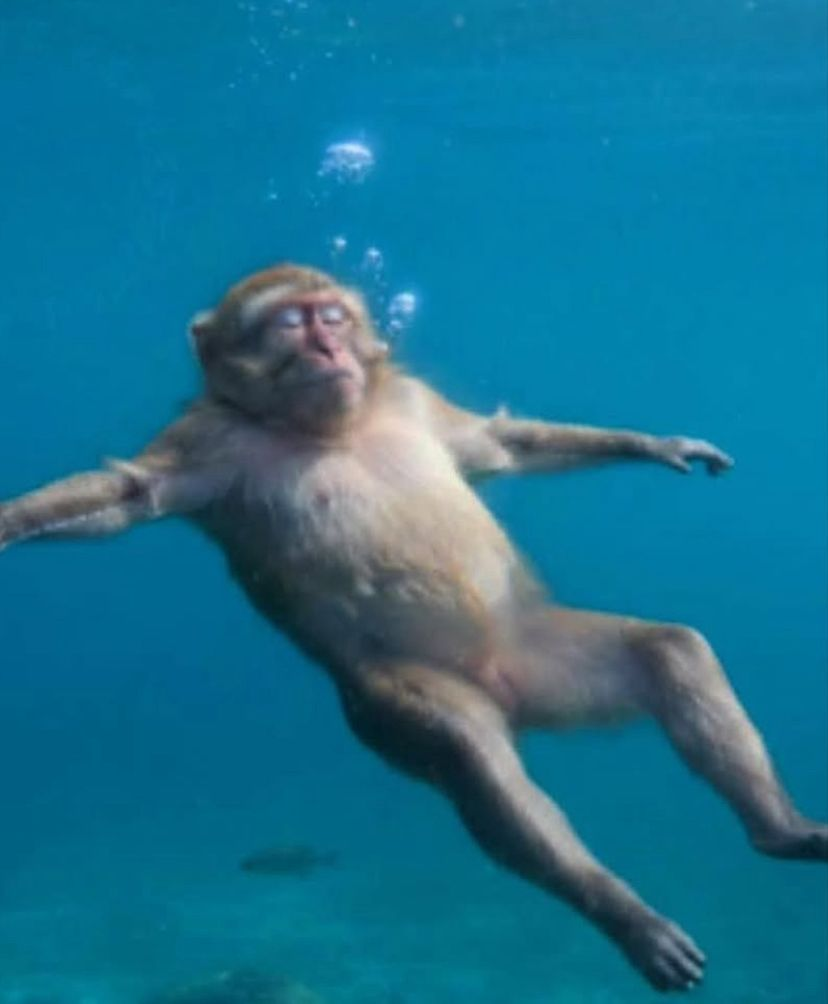
#> input picture homeworks/HW1/test_image.jpeg, 828 x 1004 px
$ jupyter execute --allow-errors medicalhw1.ipynb
#> lines starting #> are read from the running program, lines starting #| are printed output that depends on the picture
[cell 1]
import numpy as np
import matplotlib.pyplot as plt
from scipy.io import loadmat
from skimage.metrics import peak_signal_noise_ratio as psnr
from skimage.metrics import structural_similarity as ssim

# --- PREPARATION 1: Centered FFT functions ---
def fft2c(im):
    """Centered 2D FFT"""
    return np.fft.fftshift(np.fft.fft2(np.fft.ifftshift(im)))

def ifft2c(d):
    """Centered 2D inverse FFT"""
    return np.fft.fftshift(np.fft.ifft2(np.fft.ifftshift(d)))

def fftc(im):
    """Centered 1D FFT"""
    return np.fft.fftshift(np.fft.fft(np.fft.ifftshift(im)))

def ifftc(d):
    """Centered 1D inverse FFT"""
    return np.fft.fftshift(np.fft.ifft(np.fft.ifftshift(d)))

# --- PREPARATION 2 & 3: Display helper functions ---
def imshow_gray(im, title="", vrange=None):
    """Display a grayscale image"""
    plt.figure()
    if vrange is not None:
        plt.imshow(im, cmap='gray', vmin=vrange[0], vmax=vrange[1])
    else:
        plt.imshow(im, cmap='gray')
    plt.title(title)
    plt.colorbar()
    plt.axis('off')
    plt.show()

def imshow_kspace(d, title=""):
    """Display k-space magnitude spectrum using log scale"""
    plt.figure()
    plt.imshow(np.log(np.abs(d) + 1), cmap='gray')
    plt.title(title)
    plt.colorbar()
    plt.axis('off')
    plt.show()

# --- PREPARATION 5: Load data ---
#> (the rest of this cell did not finish here and is left out)

[cell 2]
img = plt.imread('test_image.jpeg')
#> img is the input picture: shape (1004, 828, 3); mean R, G, B 24.5, 114, 144.1
m_ref = np.mean(img, axis=2).astype(np.float64)  # Convert to grayscale
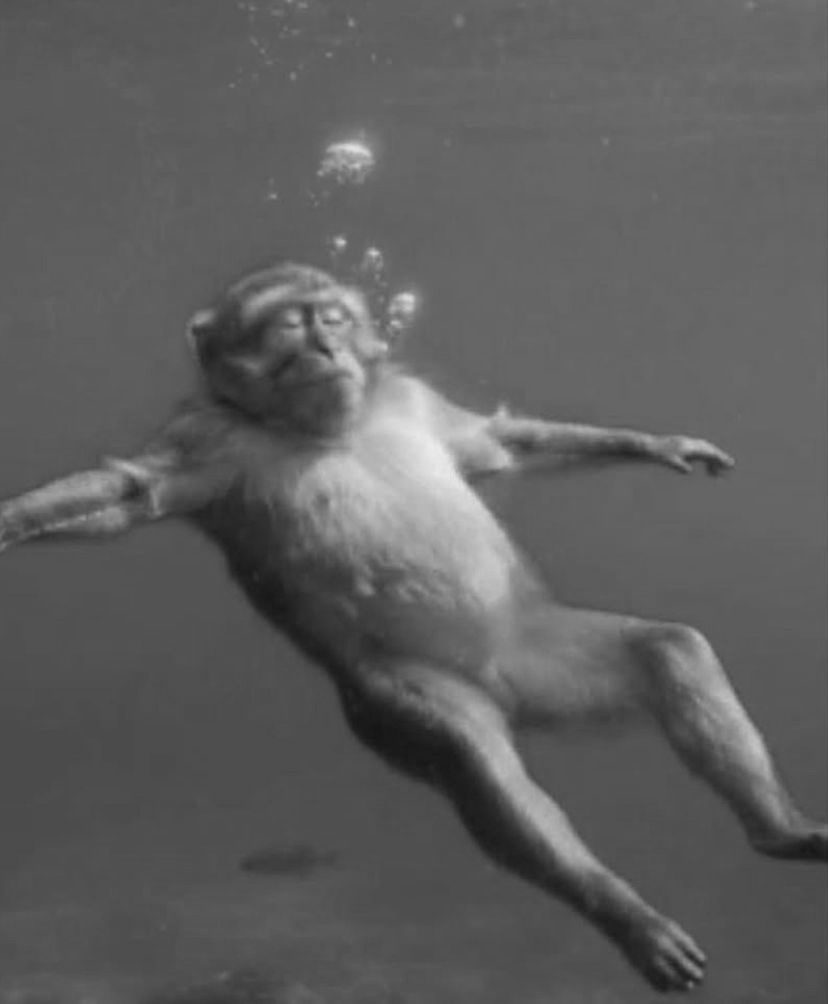
#> m_ref: shape (1004, 828) float64; min 21.67, max 237, mean 94.2
Nx, Ny = m_ref.shape
#> Nx = 1004; Ny = 828
print(f"Image size: {Nx} x {Ny}")
#| Image size: 1004 x 828

[cell 3]
import os
os.makedirs('figures', exist_ok=True)

imshow_gray(m_ref, "1.1: Reference Image")

# Save figure
plt.figure(); plt.imshow(m_ref, cmap='gray'); plt.title('Reference Image'); plt.axis('off')
plt.savefig('figures/p11_ref.png', bbox_inches='tight', dpi=150); plt.close()

[cell 4]
M_ref = fft2c(m_ref)
imshow_kspace(M_ref, "1.1: Magnitude Spectrum of m_ref")

# Save figure
plt.figure(); plt.imshow(np.log(np.abs(M_ref)+1), cmap='gray'); plt.title('Magnitude Spectrum'); plt.axis('off')
plt.savefig('figures/p11_spectrum.png', bbox_inches='tight', dpi=150); plt.close()

[cell 5]
# === PART 1.2 ===

m_down2 = m_ref[::2, ::2]
print(f"Downsampled image size: {m_down2.shape}")
#| Downsampled image size: (502, 414)

imshow_gray(m_down2, "1.2: Downsampled by 2")
imshow_kspace(fft2c(m_down2), "1.2: Magnitude Spectrum (downsampled by 2)")
#> in imshow_kspace (call 2), `plt.show()`:
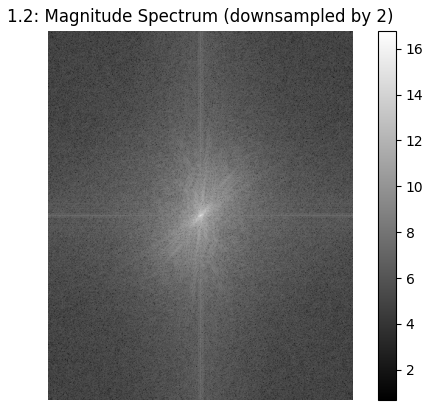
#> figure drawn by matplotlib, 2 panels

#figure saving
plt.figure(); plt.imshow(m_down2, cmap='gray'); plt.title('Downsampled by 2'); plt.axis('off')
plt.savefig('figures/p12_down2.png', bbox_inches='tight', dpi=150); plt.close()

plt.figure(); plt.imshow(np.log(np.abs(fft2c(m_down2))+1), cmap='gray'); plt.title('Spectrum (downsampled by 2)'); plt.axis('off')
plt.savefig('figures/p12_spectrum.png', bbox_inches='tight', dpi=150); plt.close()

[cell 6]
# === PART 1.3 ===

# Spectrum of downsampled image
M_down2 = fft2c(m_down2)

# Zero-pad spectrum to Nx x Ny
M_zp = np.zeros((Nx, Ny), dtype=complex)
sx, sy = m_down2.shape
#> sx = 502; sy = 414
start_x = (Nx - sx) // 2
#> start_x = 251
start_y = (Ny - sy) // 2
#> start_y = 207
M_zp[start_x:start_x+sx, start_y:start_y+sy] = M_down2

# Display zero-padded spectrum
imshow_kspace(M_zp, "1.3: Zero-Padded Magnitude Spectrum")
#> call 3 of imshow_kspace, with d = array of shape (1004, 828), title = '1.3: Zero-Padded Magnitude Spectrum'
#> in imshow_kspace (call 3), `plt.show()`:
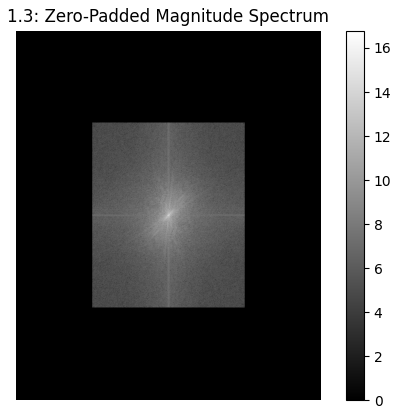
#> figure drawn by matplotlib, 2 panels

# Reconstruct image
m_zp = np.abs(ifft2c(M_zp))
imshow_gray(m_zp, "1.3: Zero-Padded Image")

# Normalize each image by its own max
m_ref_norm = m_ref / np.max(m_ref)
m_zp_norm = m_zp / np.max(m_zp)

# Error image
imshow_gray(np.abs(m_ref_norm - m_zp_norm), "1.3: Error Image")

# PSNR and SSIM
print(f"PSNR: {psnr(m_ref_norm, m_zp_norm, data_range=1.0):.2f} dB")
#| PSNR: 49.64 dB
print(f"SSIM: {ssim(m_ref_norm, m_zp_norm, data_range=1.0):.4f}")
#| SSIM: 0.9956

# Save figures
plt.figure(); plt.imshow(np.log(np.abs(M_zp)+1), cmap='gray'); plt.title('Zero-Padded Spectrum (2x)'); plt.axis('off')
plt.savefig('figures/p13_zp_spectrum.png', bbox_inches='tight', dpi=150); plt.close()
#> after `plt.savefig('figures/p13_zp_spectrum.png', bbox_inches='tight', dpi=15`:
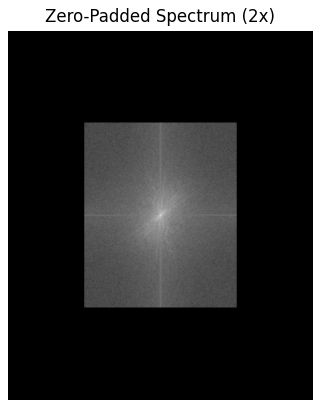
#> figure drawn by matplotlib, 1 panel

plt.figure(); plt.imshow(m_zp, cmap='gray'); plt.title('Zero-Padded Image (2x)'); plt.axis('off')
plt.savefig('figures/p13_zp_image.png', bbox_inches='tight', dpi=150); plt.close()

plt.figure(); plt.imshow(np.abs(m_ref_norm - m_zp_norm), cmap='gray'); plt.title('Error Image (2x)'); plt.axis('off')
plt.savefig('figures/p13_error.png', bbox_inches='tight', dpi=150); plt.close()
#> after `plt.savefig('figures/p13_error.png', bbox_inches='tight', dpi=150)`:
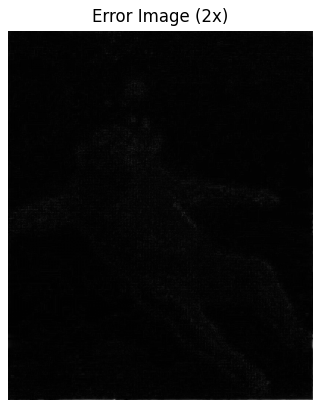
#> figure drawn by matplotlib, 1 panel

[cell 7]
# === PART 1.4 ===

# Downsample by 4
m_down4 = m_ref[::4, ::4]
print(f"Downsampled (by 4) image size: {m_down4.shape}")
#| Downsampled (by 4) image size: (251, 207)

imshow_gray(m_down4, "1.4: Downsampled by 4")

# FFT and zero-pad to Nx x Ny
M_down4 = fft2c(m_down4)
M_zp4 = np.zeros((Nx, Ny), dtype=complex)
sx4, sy4 = m_down4.shape
#> sx4 = 251; sy4 = 207
start_x4 = (Nx - sx4) // 2
#> start_x4 = 376
start_y4 = (Ny - sy4) // 2
#> start_y4 = 310
M_zp4[start_x4:start_x4+sx4, start_y4:start_y4+sy4] = M_down4

imshow_kspace(M_zp4, "1.4: Zero-Padded Magnitude Spectrum (4x)")
#> call 4 of imshow_kspace, with d = array of shape (1004, 828), title = '1.4: Zero-Padded Magnitude Spectrum (4x)'
#> in imshow_kspace (call 4), `plt.show()`:
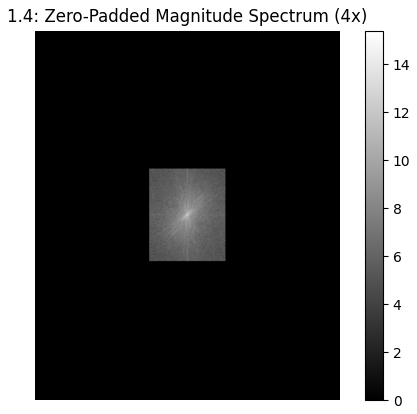
#> figure drawn by matplotlib, 2 panels

# Reconstruct image
m_zp4 = np.abs(ifft2c(M_zp4))
imshow_gray(m_zp4, "1.4: Zero-Padded Image (4x)")
#> in imshow_gray (call 6), `plt.show()`:
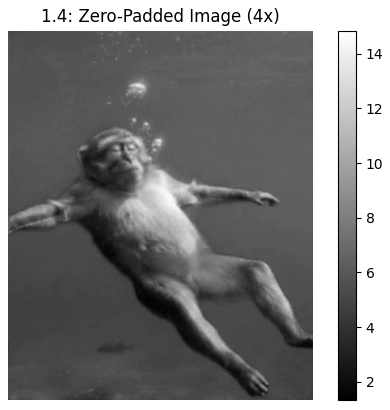
#> figure drawn by matplotlib, 2 panels

# Error image
m_zp4_norm = m_zp4 / np.max(m_zp4)
imshow_gray(np.abs(m_ref_norm - m_zp4_norm), "1.4: Error Image (4x)")
#> in imshow_gray (call 7), `plt.show()`:
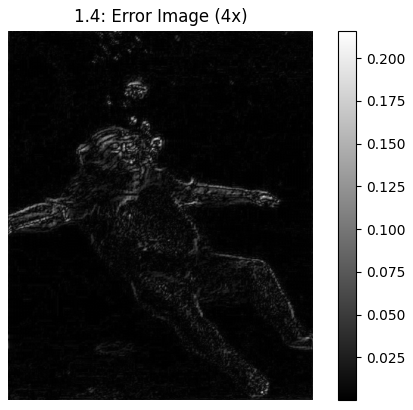
#> figure drawn by matplotlib, 2 panels

# PSNR and SSIM
print(f"PSNR: {psnr(m_ref_norm, m_zp4_norm, data_range=1.0):.2f} dB")
#| PSNR: 36.83 dB
print(f"SSIM: {ssim(m_ref_norm, m_zp4_norm, data_range=1.0):.4f}")
#| SSIM: 0.9646

# Save figures
plt.figure(); plt.imshow(m_down4, cmap='gray'); plt.title('Downsampled by 4'); plt.axis('off')
plt.savefig('figures/p14_down4.png', bbox_inches='tight', dpi=150); plt.close()

plt.figure(); plt.imshow(np.log(np.abs(M_zp4)+1), cmap='gray'); plt.title('Zero-Padded Spectrum (4x)'); plt.axis('off')
plt.savefig('figures/p14_zp_spectrum.png', bbox_inches='tight', dpi=150); plt.close()
#> after `plt.savefig('figures/p14_zp_spectrum.png', bbox_inches='tight', dpi=15`:
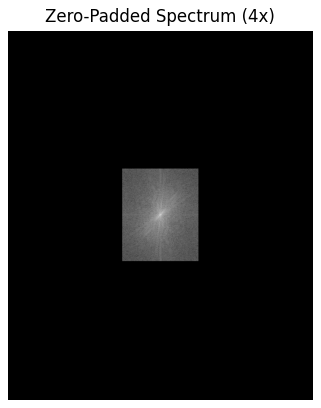
#> figure drawn by matplotlib, 1 panel

plt.figure(); plt.imshow(m_zp4, cmap='gray'); plt.title('Zero-Padded Image (4x)'); plt.axis('off')
plt.savefig('figures/p14_zp_image.png', bbox_inches='tight', dpi=150); plt.close()

plt.figure(); plt.imshow(np.abs(m_ref_norm - m_zp4_norm), cmap='gray'); plt.title('Error Image (4x)'); plt.axis('off')
plt.savefig('figures/p14_error.png', bbox_inches='tight', dpi=150); plt.close()
#> after `plt.savefig('figures/p14_error.png', bbox_inches='tight', dpi=150)`:
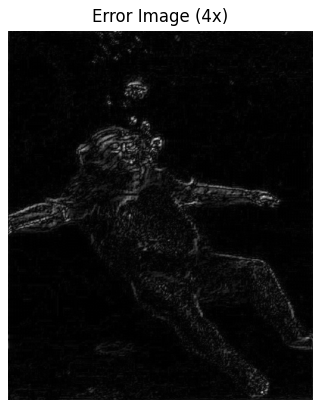
#> figure drawn by matplotlib, 1 panel
